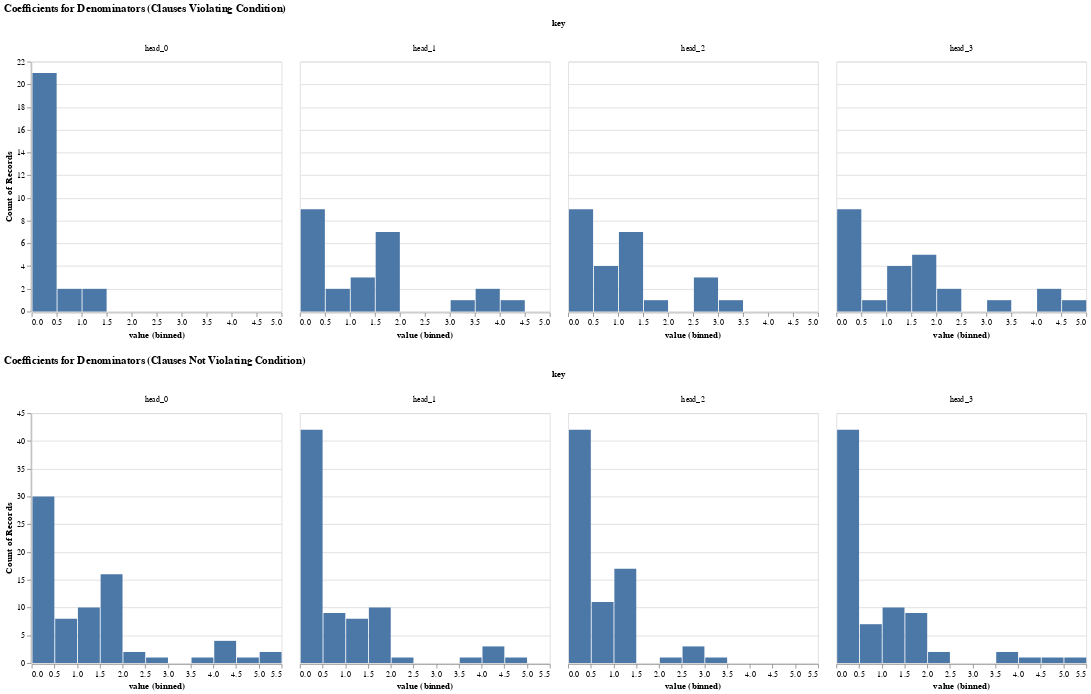

The notebook cell this image was saved under:
### Code cell
save_chart(
    hists(pd.DataFrame.from_dict(violating_denoms)).properties(
        title ="Coefficients for Denominators (Clauses Violating Condition)"
    )  & hists(pd.DataFrame.from_dict(non_violating_denoms)).properties(
        title ="Coefficients for Denominators (Clauses Not Violating Condition)"
    ),
    "img/denominators_unit_10.pdf",
)

### Figure 1 — Vega-Lite specification as saved in the notebook (floating-point values rounded to 4 significant figures)
{"config": {"view": {"continuousWidth": 300, "continuousHeight": 300}}, "vconcat": [{"data": {"name": "data-f3e7350350e44666f6478b505d64d266"}, "mark": {"type": "bar"}, "encoding": {"column": {"field": "key", "type": "nominal"}, "x": {"bin": {"maxbins": 20}, "field": "value", "type": "quantitative"}, "y": {"aggregate": "count", "type": "quantitative"}}, "height": 300, "title": "Coefficients for Denominators (Clauses Violating Condition)", "transform": [{"fold": ["head_0", "head_1", "head_2", "head_3"]}], "width": 300}, {"data": {"name": "data-4f669258592cd99baee331d2b29a2915"}, "mark": {"type": "bar"}, "encoding": {"column": {"field": "key", "type": "nominal"}, "x": {"bin": {"maxbins": 20}, "field": "value", "type": "quantitative"}, "y": {"aggregate": "count", "type": "quantitative"}}, "height": 300, "title": "Coefficients for Denominators (Clauses Not Violating Condition)", "transform": [{"fold": ["head_0", "head_1", "head_2", "head_3"]}], "width": 300}], "$schema": "https://vega.github.io/schema/vega-lite/v5.17.0.json", "datasets": {"data-f3e7350350e44666f6478b505d64d266": [{"head_0": 0.7117, "head_1": 0.7976, "head_2": 0.7284, "head_3": 0.7143}, {"head_0": 0.02026, "head_1": 1.774, "head_2": 1.464, "head_3": 0.0339}, {"head_0": 0.02025, "head_1": 0.02936, "head_2": 1.389, "head_3": 1.711}, {"head_0": 1.107, "head_1": 1.181, "head_2": 0.8532, "head_3": 1.055}, {"head_0": 0.02524, "head_1": 1.693, "head_2": 0.09511, "head_3": 1.527}, {"head_0": 0.01783, "head_1": 1.642, "head_2": 1.442, "head_3": 0.03685}, {"head_0": 0.0001118, "head_1": 3.687, "head_2": 2.944, "head_3": 0.0004794}, {"head_0": 9.377e-05, "head_1": 0.1036, "head_2": 3.077, "head_3": 0.1349}, {"head_0": 0.01748, "head_1": 1.87, "head_2": 1.519, "head_3": 0.03471}, {"head_0": 8.662e-05, "head_1": 4.16, "head_2": 0.392, "head_3": 0.1077}, {"head_0": 0.02043, "head_1": 0.02159, "head_2": 1.348, "head_3": 1.726}, {"head_0": 0.0001116, "head_1": 0.09851, "head_2": 2.998, "head_3": 0.1509}, {"head_0": 0.0001396, "head_1": 0.0002571, "head_2": 2.559, "head_3": 4.404}, {"head_0": 0.02049, "head_1": 0.02579, "head_2": 1.446, "head_3": 2.112}, {"head_0": 0.0001051, "head_1": 0.08672, "head_2": 0.3174, "head_3": 4.627}, {"head_0": 1.042, "head_1": 1.002, "head_2": 0.7808, "head_3": 1.061}, {"head_0": 0.01864, "head_1": 1.819, "head_2": 1.497, "head_3": 0.03799}, {"head_0": 0.01901, "head_1": 0.02686, "head_2": 1.452, "head_3": 2.113}, {"head_0": 0.8583, "head_1": 0.9493, "head_2": 0.7106, "head_3": 1.027}, {"head_0": 0.02404, "head_1": 1.823, "head_2": 0.0862, "head_3": 1.872}, {"head_0": 0.028, "head_1": 1.438, "head_2": 0.1068, "head_3": 1.443}, {"head_0": 0.0001381, "head_1": 3.68, "head_2": 0.4588, "head_3": 0.09774}, {"head_0": 0.0001409, "head_1": 0.07104, "head_2": 0.3973, "head_3": 4.151}, {"head_0": 0.03045, "head_1": 1.683, "head_2": 0.1108, "head_3": 1.721}, {"head_0": 0.0001616, "head_1": 3.115, "head_2": 0.006332, "head_3": 3.367}], "data-4f669258592cd99baee331d2b29a2915": [{"head_0": 4.195, "head_1": 0.0002248, "head_2": 0.1787, "head_3": 0.1935}, {"head_0": 0.8116, "head_1": 0.7675, "head_2": 0.7425, "head_3": 0.7291}, {"head_0": 0.8056, "head_1": 0.838, "head_2": 0.6946, "head_3": 0.7897}, {"head_0": 1.64, "head_1": 0.01411, "head_2": 0.05164, "head_3": 1.498}, {"head_0": 1.69, "head_1": 1.751, "head_2": 0.08785, "head_3": 0.03534}, {"head_0": 0.01659, "head_1": 0.01907, "head_2": 1.273, "head_3": 1.574}, {"head_0": 4.029, "head_1": 0.0001867, "head_2": 0.002778, "head_3": 3.886}, {"head_0": 0.01629, "head_1": 1.475, "head_2": 1.347, "head_3": 0.02592}, {"head_0": 1.852, "head_1": 0.02617, "head_2": 0.07334, "head_3": 1.631}, {"head_0": 1.628, "head_1": 0.02222, "head_2": 0.05935, "head_3": 1.669}, {"head_0": 1.536, "head_1": 1.55, "head_2": 0.08717, "head_3": 0.02282}, {"head_0": 1.121, "head_1": 1.036, "head_2": 0.9835, "head_3": 1.07}, {"head_0": 1.349, "head_1": 0.03881, "head_2": 1.203, "head_3": 0.03592}, {"head_0": 0.09491, "head_1": 0.1275, "head_2": 0.3529, "head_3": 0.1528}, {"head_0": 2.03, "head_1": 0.02434, "head_2": 0.06729, "head_3": 2.005}, {"head_0": 2.904, "head_1": 0.0003328, "head_2": 2.39, "head_3": 0.0006344}, {"head_0": 0.0793, "head_1": 4.429, "head_2": 0.3456, "head_3": 0.0003445}, {"head_0": 3.554, "head_1": 3.75, "head_2": 0.00591, "head_3": 0.0003549}, {"head_0": 1.653, "head_1": 0.0324, "head_2": 1.365, "head_3": 0.03558}, {"head_0": 1.409, "head_1": 0.02684, "head_2": 1.219, "head_3": 0.03576}, {"head_0": 1.662, "head_1": 0.02499, "head_2": 0.06382, "head_3": 1.647}, {"head_0": 1.482, "head_1": 0.02895, "head_2": 1.255, "head_3": 0.05023}, {"head_0": 1.115, "head_1": 1.117, "head_2": 1.014, "head_3": 1.039}, {"head_0": 4.598, "head_1": 0.0001469, "head_2": 0.2073, "head_3": 0.169}, {"head_0": 0.5956, "head_1": 0.7106, "head_2": 0.6361, "head_3": 0.6888}, {"head_0": 0.01375, "head_1": 1.498, "head_2": 1.369, "head_3": 0.02183}, {"head_0": 1.788, "head_1": 0.01813, "head_2": 0.05923, "head_3": 1.701}, {"head_0": 0.01612, "head_1": 0.01724, "head_2": 1.263, "head_3": 1.556}, {"head_0": 0.9067, "head_1": 0.9103, "head_2": 0.7715, "head_3": 0.9921}, {"head_0": 0.06365, "head_1": 0.0002658, "head_2": 2.662, "head_3": 0.2293}, {"head_0": 1.037, "head_1": 0.9686, "head_2": 0.9039, "head_3": 1.062}, {"head_0": 1.134, "head_1": 1.048, "head_2": 0.9965, "head_3": 1.078}, {"head_0": 1.757, "head_1": 0.02872, "head_2": 1.417, "head_3": 0.04056}, {"head_0": 1.913, "head_1": 2.02, "head_2": 0.0883, "head_3": 0.03411}, {"head_0": 0.1594, "head_1": 0.1179, "head_2": 0.2903, "head_3": 0.1846}, {"head_0": 4.022, "head_1": 0.1571, "head_2": 0.2588, "head_3": 0.0004051}, {"head_0": 0.01986, "head_1": 1.347, "head_2": 0.0822, "head_3": 1.37}, {"head_0": 0.1141, "head_1": 0.0001693, "head_2": 0.2325, "head_3": 4.836}, {"head_0": 1.747, "head_1": 1.902, "head_2": 0.09999, "head_3": 0.0305}, {"head_0": 1.482, "head_1": 1.655, "head_2": 0.08084, "head_3": 0.02997}, {"head_0": 0.1083, "head_1": 0.0001594, "head_2": 0.2191, "head_3": 5.03}, {"head_0": 0.06148, "head_1": 0.1505, "head_2": 2.812, "head_3": 0.000522}, {"head_0": 5.008, "head_1": 0.09914, "head_2": 0.00314, "head_3": 0.144}, {"head_0": 0.1787, "head_1": 0.1022, "head_2": 0.2409, "head_3": 0.2199}, {"head_0": 0.01623, "head_1": 0.02541, "head_2": 1.258, "head_3": 1.776}, {"head_0": 0.01561, "head_1": 1.552, "head_2": 1.304, "head_3": 0.03392}, {"head_0": 0.01646, "head_1": 1.645, "head_2": 1.386, "head_3": 0.02562}, {"head_0": 0.02273, "head_1": 1.237, "head_2": 0.09851, "head_3": 1.268}, {"head_0": 0.06707, "head_1": 0.1305, "head_2": 3.082, "head_3": 0.0003372}, {"head_0": 0.1148, "head_1": 4.528, "head_2": 0.004252, "head_3": 0.1128}, {"head_0": 0.1917, "head_1": 0.06489, "head_2": 0.004159, "head_3": 3.834}, {"head_0": 0.0841, "head_1": 0.0001859, "head_2": 2.871, "head_3": 0.1972}, {"head_0": 1.879, "head_1": 1.987, "head_2": 0.09032, "head_3": 0.034}, {"head_0": 0.01996, "head_1": 0.03002, "head_2": 1.299, "head_3": 1.686}, {"head_0": 1.657, "head_1": 0.03475, "head_2": 1.33, "head_3": 0.04971}, {"head_0": 1.368, "head_1": 0.02374, "head_2": 1.173, "head_3": 0.03057}, {"head_0": 0.5382, "head_1": 0.5643, "head_2": 0.5747, "head_3": 0.5453}, {"head_0": 0.8992, "head_1": 0.8729, "head_2": 0.7275, "head_3": 1.026}, {"head_0": 1.655, "head_1": 0.01627, "head_2": 0.06235, "head_3": 1.482}, {"head_0": 0.02687, "head_1": 1.454, "head_2": 0.1148, "head_3": 1.395}, {"head_0": 0.09571, "head_1": 0.1438, "head_2": 0.2702, "head_3": 0.173}, {"head_0": 0.1624, "head_1": 0.07844, "head_2": 0.4884, "head_3": 0.09848}, {"head_0": 0.07461, "head_1": 4.461, "head_2": 0.3669, "head_3": 0.0003078}, {"head_0": 2.052, "head_1": 0.02245, "head_2": 0.0603, "head_3": 2.066}, {"head_0": 1.539, "head_1": 1.562, "head_2": 0.07937, "head_3": 0.02099}, {"head_0": 0.1036, "head_1": 0.1216, "head_2": 0.3504, "head_3": 0.1599}, {"head_0": 0.1614, "head_1": 0.08001, "head_2": 0.002575, "head_3": 4.333}, {"head_0": 5.053, "head_1": 0.1085, "head_2": 0.003471, "head_3": 0.1385}, {"head_0": 0.01966, "head_1": 1.502, "head_2": 0.077, "head_3": 1.545}, {"head_0": 0.8264, "head_1": 0.8702, "head_2": 0.7296, "head_3": 0.7774}, {"head_0": 1.473, "head_1": 0.02056, "head_2": 1.25, "head_3": 0.02688}, {"head_0": 0.791, "head_1": 0.692, "head_2": 0.7271, "head_3": 0.7612}, {"head_0": 0.1399, "head_1": 4.055, "head_2": 0.006106, "head_3": 0.08978}, {"head_0": 1.529, "head_1": 1.733, "head_2": 0.09372, "head_3": 0.02474}, {"head_0": 4.371, "head_1": 0.1375, "head_2": 0.3023, "head_3": 0.0002933}]}}
